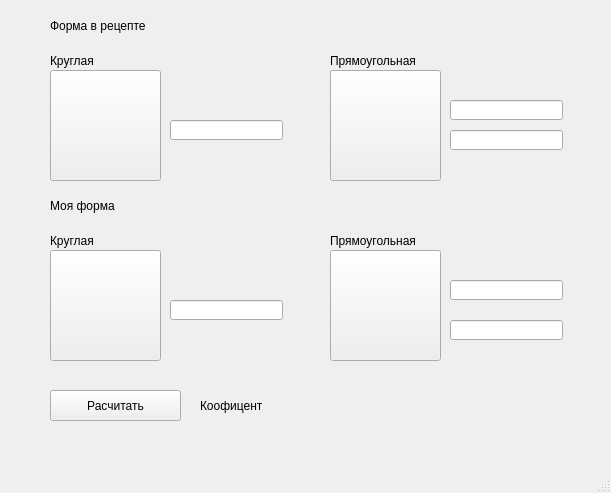
<?xml version="1.0" encoding="UTF-8"?>
<ui version="4.0">
 <class>MainWindow</class>
 <widget class="QMainWindow" name="MainWindow">
  <property name="geometry">
   <rect>
    <x>0</x>
    <y>0</y>
    <width>611</width>
    <height>493</height>
   </rect>
  </property>
  <property name="windowTitle">
   <string>MainWindow</string>
  </property>
  <widget class="QWidget" name="centralwidget">
   <widget class="QPushButton" name="circlebtn_1">
    <property name="geometry">
     <rect>
      <x>50</x>
      <y>70</y>о
      <width>111</width>
      <height>111</height>
     </rect>
    </property>
    <property name="text">
     <string/>
    </property>
    <attribute name="buttonGroup">
     <string notr="true">buttonGroup1</string>
    </attribute>
   </widget>
   <widget class="QPushButton" name="squarebtn_1">
    <property name="geometry">
     <rect>
      <x>330</x>
      <y>70</y>
      <width>111</width>
      <height>111</height>
     </rect>
    </property>
    <property name="text">
     <string/>
    </property>
    <attribute name="buttonGroup">
     <string notr="true">buttonGroup1</string>
    </attribute>
   </widget>
   <widget class="QLabel" name="f_recipe">
    <property name="geometry">
     <rect>
      <x>50</x>
      <y>0</y>
      <width>151</width>
      <height>51</height>
     </rect>
    </property>
    <property name="text">
     <string>Форма в рецепте</string>
    </property>
   </widget>
   <widget class="QLabel" name="optioncircle_1">
    <property name="geometry">
     <rect>
      <x>50</x>
      <y>50</y>
      <width>101</width>
      <height>21</height>
     </rect>
    </property>
    <property name="text">
     <string>Круглая</string>
    </property>
   </widget>
   <widget class="QLabel" name="optionsquare_1">
    <property name="geometry">
     <rect>
      <x>330</x>
      <y>50</y>
      <width>101</width>
      <height>21</height>
     </rect>
    </property>
    <property name="text">
     <string>Прямоугольная</string>
    </property>
   </widget>
   <widget class="QLabel" name="label_4">
    <property name="geometry">
     <rect>
      <x>50</x>
      <y>180</y>
      <width>101</width>
      <height>51</height>
     </rect>
    </property>
    <property name="text">
     <string>Моя форма</string>
    </property>
   </widget>
   <widget class="QLabel" name="optioncircle_2">
    <property name="geometry">
     <rect>
      <x>50</x>
      <y>230</y>
      <width>101</width>
      <height>21</height>
     </rect>
    </property>
    <property name="text">
     <string>Круглая</string>
    </property>
   </widget>
   <widget class="QLabel" name="optionsquare_2">
    <property name="geometry">
     <rect>
      <x>330</x>
      <y>230</y>
      <width>101</width>
      <height>21</height>
     </rect>
    </property>
    <property name="text">
     <string>Прямоугольная</string>
    </property>
   </widget>
   <widget class="QPushButton" name="circlebtn_2">
    <property name="geometry">
     <rect>
      <x>50</x>
      <y>250</y>
      <width>111</width>
      <height>111</height>
     </rect>
    </property>
    <property name="text">
     <string/>
    </property>
    <attribute name="buttonGroup">
     <string notr="true">buttonGroup2</string>
    </attribute>
   </widget>
   <widget class="QPushButton" name="squarebtn_2">
    <property name="geometry">
     <rect>
      <x>330</x>
      <y>250</y>
      <width>111</width>
      <height>111</height>
     </rect>
    </property>
    <property name="text">
     <string/>
    </property>
    <attribute name="buttonGroup">
     <string notr="true">buttonGroup2</string>
    </attribute>
   </widget>
   <widget class="QLineEdit" name="rad_1">
    <property name="geometry">
     <rect>
      <x>170</x>
      <y>120</y>
      <width>113</width>
      <height>20</height>
     </rect>
    </property>
   </widget>
   <widget class="QLineEdit" name="rad_2">
    <property name="geometry">
     <rect>
      <x>170</x>
      <y>300</y>
      <width>113</width>
      <height>20</height>
     </rect>
    </property>
   </widget>
   <widget class="QLineEdit" name="height_1">
    <property name="geometry">
     <rect>
      <x>450</x>
      <y>100</y>
      <width>113</width>
      <height>20</height>
     </rect>
    </property>
   </widget>
   <widget class="QLineEdit" name="width_1">
    <property name="geometry">
     <rect>
      <x>450</x>
      <y>130</y>
      <width>113</width>
      <height>20</height>
     </rect>
    </property>
   </widget>
   <widget class="QLineEdit" name="height_2">
    <property name="geometry">
     <rect>
      <x>450</x>
      <y>280</y>
      <width>113</width>
      <height>20</height>
     </rect>
    </property>
   </widget>
   <widget class="QLineEdit" name="width_2">
    <property name="geometry">
     <rect>
      <x>450</x>
      <y>320</y>
      <width>113</width>
      <height>20</height>
     </rect>
    </property>
   </widget>
   <widget class="QPushButton" name="calculate">
    <property name="geometry">
     <rect>
      <x>50</x>
      <y>390</y>
      <width>131</width>
      <height>31</height>
     </rect>
    </property>
    <property name="text">
     <string>Расчитать</string>
    </property>
   </widget>
   <widget class="QLabel" name="result">
    <property name="geometry">
     <rect>
      <x>200</x>
      <y>390</y>
      <width>131</width>
      <height>31</height>
     </rect>
    </property>
    <property name="text">
     <string>Коофицент</string>
    </property>
   </widget>
  </widget>
  <widget class="QMenuBar" name="menubar">
   <property name="geometry">
    <rect>
     <x>0</x>
     <y>0</y>
     <width>611</width>
     <height>21</height>
    </rect>
   </property>
  </widget>
  <widget class="QStatusBar" name="statusbar"/>
 </widget>
 <resources/>
 <connections/>
 <buttongroups>
  <buttongroup name="buttonGroup1"/>
  <buttongroup name="buttonGroup2"/>
 </buttongroups>
</ui>
